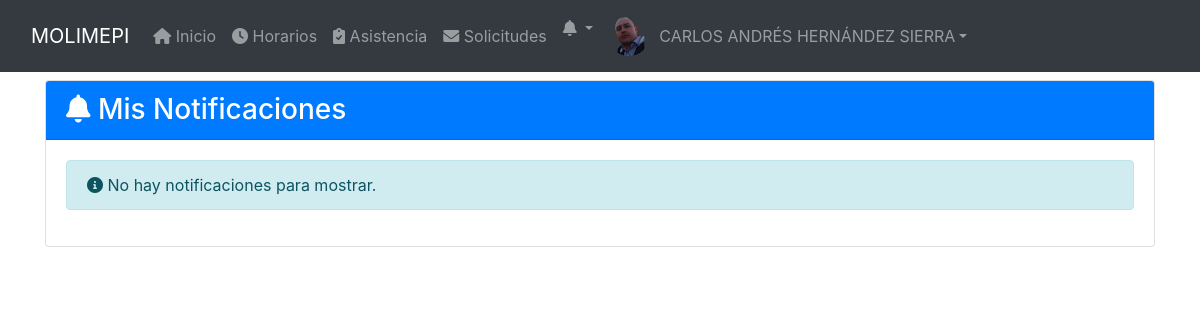
The page /public/ver_notificaciones.php (signed in) on the database as committed earlier.
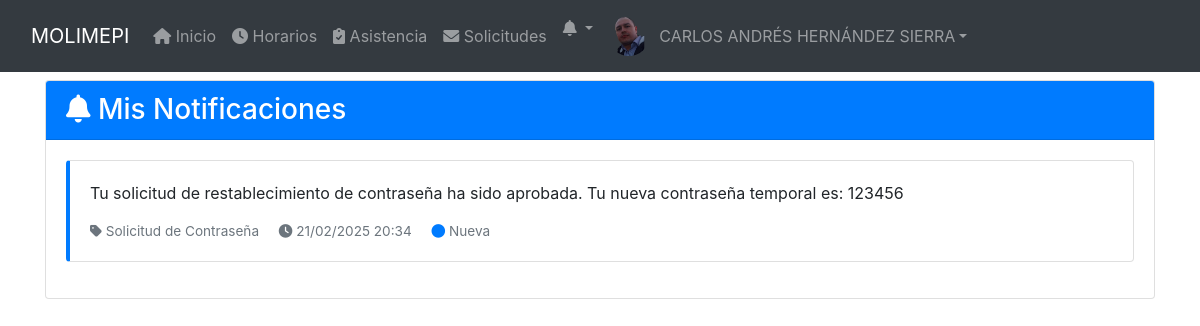
The same page on the database as committed later.
### tables this page shows
CREATE TABLE `notificaciones` (
  `ID` int(11) NOT NULL,
  `usuario_id` int(11) DEFAULT NULL,
  `tipo` varchar(50) DEFAULT NULL,
  `referencia_id` int(11) DEFAULT NULL,
  `mensaje` text DEFAULT NULL,
  `comentario` text DEFAULT NULL,
  `leida` tinyint(1) DEFAULT 0,
  `estado` varchar(50) DEFAULT NULL,
  `fecha_creacion` timestamp NOT NULL DEFAULT current_timestamp()
);

### public/ver_notificaciones.php (the view, shortened to what this page needs)
<?php
require_once '../config/database.php';
$usuario_id = $_SESSION['usuario_id'];
$es_admin = $_SESSION['rol'] === 'Administrador';
if ($es_admin) {
    $sql = "SELECT n.*, u.nickname as solicitante, u.nombre as nombre_solicitante,
            CASE
                WHEN n.tipo = 'solicitud_password' THEN 'Solicitud de Contraseña'
                ELSE n.tipo
            END as tipo_formato
            FROM notificaciones n
            LEFT JOIN usuarios u ON n.usuario_id = u.ID
            ORDER BY n.fecha_creacion DESC";
    $stmt = $pdo->prepare($sql);
    $stmt->execute();
} else {
    $sql = "SELECT n.*,
            CASE
                WHEN n.tipo = 'solicitud_password' THEN 'Solicitud de Contraseña'
                ELSE n.tipo
            END as tipo_formato
            FROM notificaciones n
            WHERE usuario_id = :usuario_id
            ORDER BY n.fecha_creacion DESC";
    $stmt = $pdo->prepare($sql);
    $stmt->execute(['usuario_id' => $usuario_id]);
}
$notificaciones = $stmt->fetchAll(PDO::FETCH_ASSOC);
include 'navbar.php';
?>
<!DOCTYPE html>
<html lang="es">
<head>
    <link href="https://cdn.jsdelivr.net/npm/bootstrap@4.6.0/dist/css/bootstrap.min.css" rel="stylesheet">
    <link href="https://cdnjs.cloudflare.com/ajax/libs/font-awesome/6.0.0/css/all.min.css" rel="stylesheet">
</head>
<body>
    <div class="container mt-4">
        <div class="card">
            <div class="card-header bg-primary text-white d-flex justify-content-between align-items-center">
                <h3 class="mb-0">
                    <i class="fas fa-bell"></i> Mis Notificaciones
                </h3>
            </div>
            <div class="card-body">
                <?php if (empty($notificaciones)): ?>
                    <div class="alert alert-info">
                        <i class="fas fa-info-circle"></i> No hay notificaciones para mostrar.
                    </div>
                <?php else: ?>
                    <?php foreach ($notificaciones as $notif): ?>
                        <div class="card notification-card <?php echo $notif['leida'] ? 'read' : ''; ?>">
                            <div class="card-body">
                                <div class="d-flex justify-content-between align-items-start">
                                    <div>
                                        <p class="card-text"><?php echo htmlspecialchars($notif['mensaje']); ?></p>
                                        <div class="notification-meta mt-2">
                                            <span><i class="fas fa-tag"></i> <?php echo htmlspecialchars($notif['tipo_formato']); ?></span>
                                            <span class="ml-3"><i class="fas fa-clock"></i> <?php echo date('d/m/Y H:i', strtotime($notif['fecha_creacion'])); ?></span>
                                            <span class="ml-3">
                                                <?php if ($notif['leida']): ?>
                                                    <i class="fas fa-check-double text-secondary"></i> Leída
                                                <?php else: ?>
                                                    <i class="fas fa-circle text-primary"></i> Nueva
                                                <?php endif; ?>
                                            </span>
                                        </div>
                                    </div>
                                </div>
                            </div>
                        </div>
                    <?php endforeach; ?>
                <?php endif; ?>
            </div>
        </div>
    </div>
</body>
</html>

Rows that differ between the two databases and show on the page:
added notificaciones: mensaje "Tu solicitud de restablecimiento de contraseña ha sido aprobada. Tu nueva contraseña temporal es: 123456", tipo_formato "Solicitud de Contraseña", fecha_creacion "21/02/2025 20:34", leida 0 (drawn)
Other text that changed with them:
text no longer shown: "No hay notificaciones para mostrar."
